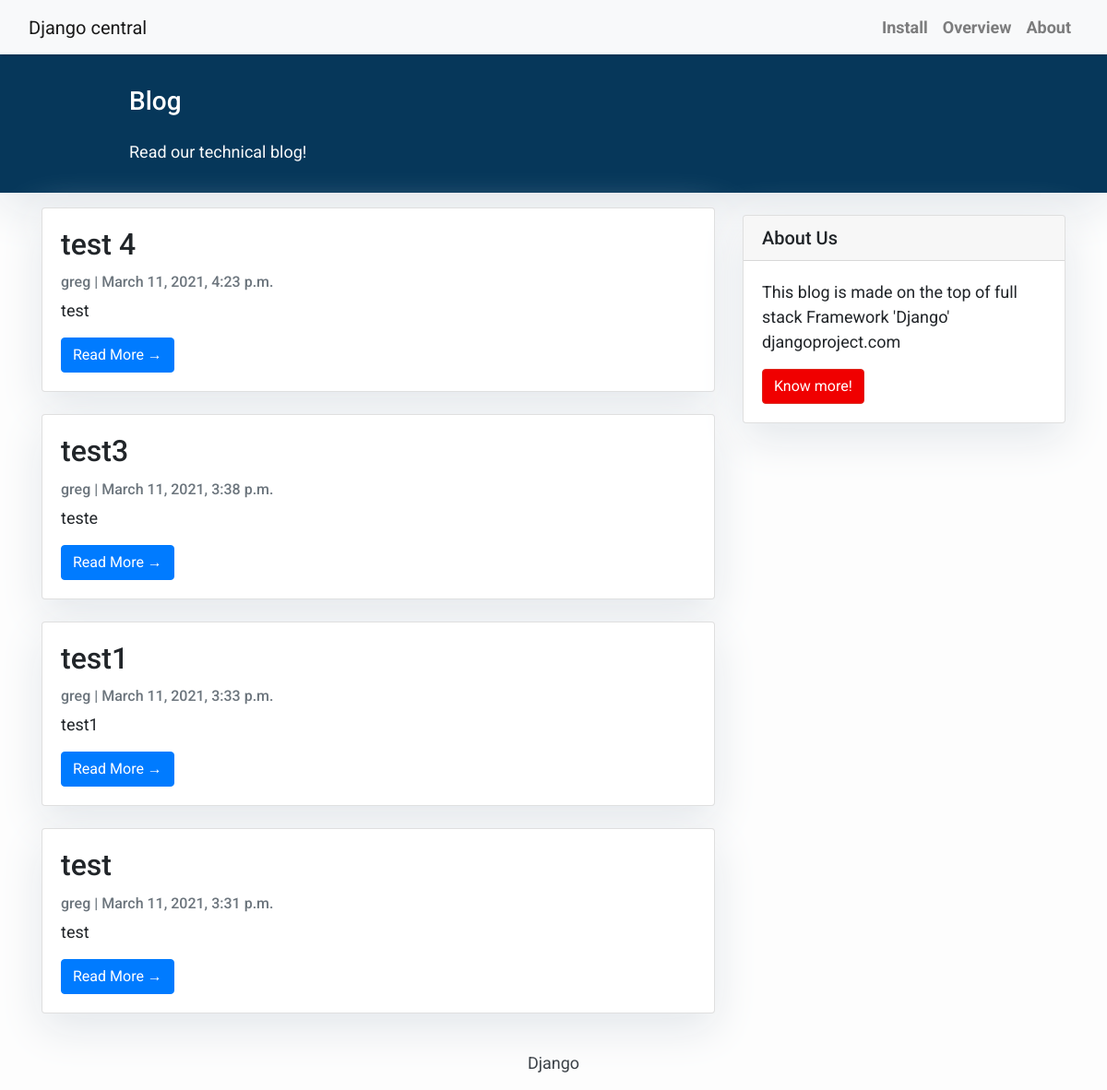
Before: / with the older database file.
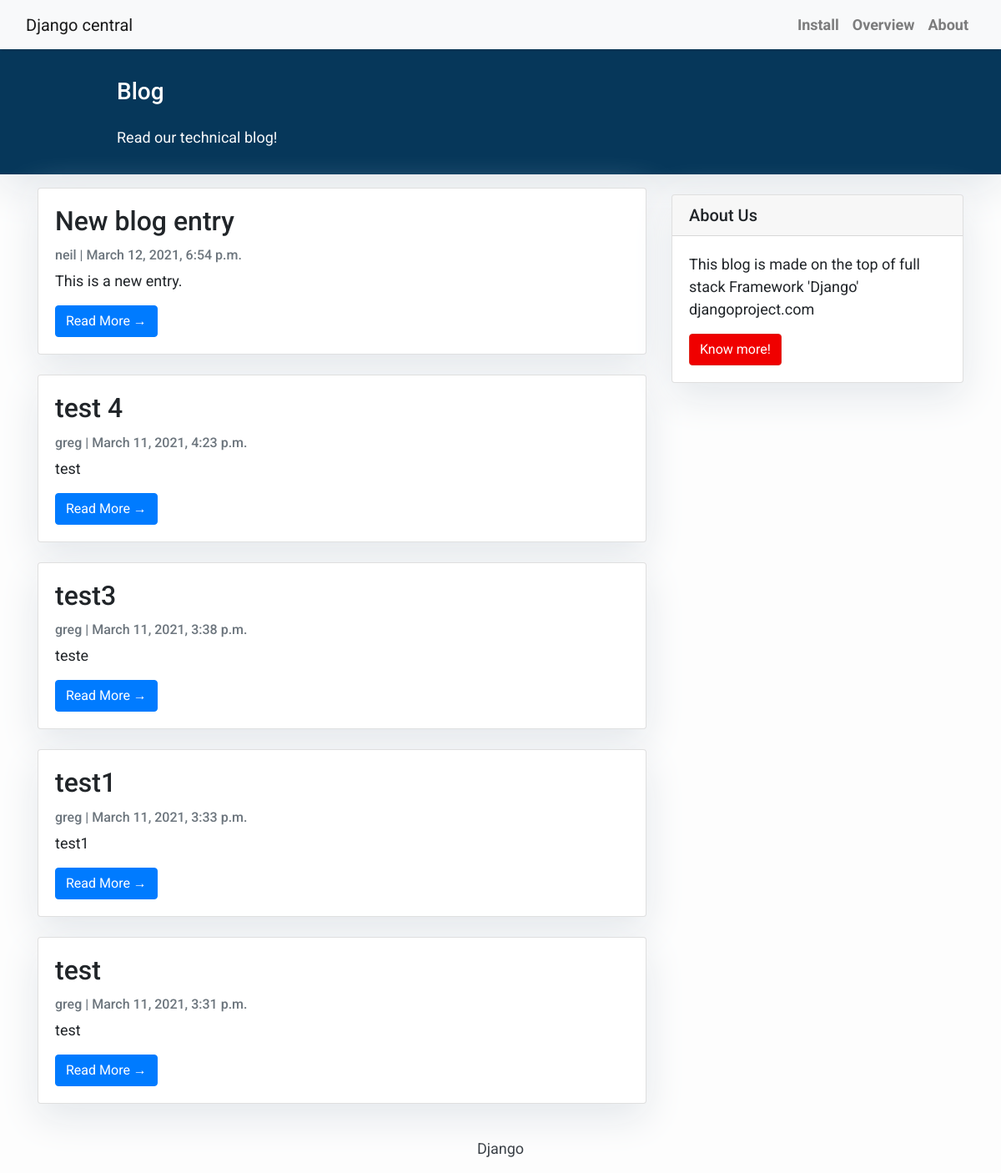
After: the same page with the newer database file.
### blog/models.py (models this page shows, shortened)
class Post(models.Model):
    title = models.CharField(max_length=200, unique=True)
    slug = models.SlugField(max_length=200, unique=True)
    author = models.ForeignKey(User, on_delete= models.CASCADE,related_name='blog_posts')
    updated_on = models.DateTimeField(auto_now= True)
    content = models.TextField()
    created_on = models.DateTimeField(auto_now_add=True)
    status = models.IntegerField(choices=STATUS, default=0)
    class Meta:
        ordering = ['-created_on']

### blog/views.py (the view)
# urls.py: path('', views.PostList.as_view(), name='home'),
class PostList(generic.ListView):
    queryset = Post.objects.filter(status=1).order_by('-created_on')
    template_name = 'index.html'

### templates/index.html (shortened to what this page needs)
{% extends "base.html" %}
{% block content %}
<header class="masthead">
    <div class="container">
        <div class="row">
            <div class=" col-md-8 col-md-10 mx-auto">
                <div class="site-heading">
                    <h3 class=" site-heading my-4 mt-3 text-white"> Blog </h3>
                    <p class="text-light">Read our technical blog! &nbsp
                    </p>
                </div>
            </div>
        </div>
    </div>
</header>
<div class="container">
    <div class="row">
        <div class="col-md-8 mt-3 left">
            {% for post in post_list %}
            <div class="card mb-4">
                <div class="card-body">
                    <h2 class="card-title">{{ post.title }}</h2>
                    <p class="card-text text-muted h6">{{ post.author }} | {{ post.created_on}} </p>
                    <p class="card-text">{{post.content|slice:":200" }}</p>
                    <a href="{% url 'post_detail' post.slug  %}" class="btn btn-primary">Read More &rarr;</a>
                </div>
            </div>
            {% endfor %}
        </div>
        {% block sidebar %} {% include 'sidebar.html' %} {% endblock sidebar %}
    </div>
</div>
{%endblock%}

### templates/base.html (shortened to what this page needs)
<!DOCTYPE html>
<html>
    <head>
        <link rel="stylesheet" href="https://maxcdn.bootstrapcdn.com/bootstrap/4.0.0/css/bootstrap.min.css"
 />
    </head>
    <body>
        <nav class="navbar navbar-expand-lg navbar-light bg-light shadow" id="mainNav">
            <div class="container-fluid">
                <a class="navbar-brand" href="{% url 'home' %}">Django central</a>
                <div class="collapse navbar-collapse" id="navbarResponsive">
                    <ul class="navbar-nav ml-auto">
                        <li class="nav-item text-black">
                            <a class="nav-link text-black font-weight-bold" href="https://docs.djangoproject.com/en/3.1/intro/install/">Install</a>
                        </li>
                        <li class="nav-item text-black">
                            <a class="nav-link text-black font-weight-bold" href="https://www.djangoproject.com/start/overview/">Overview</a>
                        </li>
                        <li class="nav-item text-black">
                            <a class="nav-link text-black font-weight-bold" href="https://www.djangoproject.com/foundation/">About</a>
                        </li>
                    </ul>
                </div>
            </div>
        </nav>
        {% block content %}{% endblock content %}
        <footer class="py-3 bg-grey">
            <p class="m-0 text-dark text-center ">Django</p>
        </footer>
    </body>
</html>

### templates/sidebar.html (shortened to what this page needs)
{% block sidebar %}
<div class="col-md-4 float-right ">
<div class="card my-4">
        <h5 class="card-header">About Us</h5>
    <div class="card-body">
        <p class="card-text"> This blog is made on the top of full stack Framework 'Django' djangoproject.com</p>
        <a href="https://docs.djangoproject.com/"
           class="btn btn-danger">Know more!</a>
    </div>
</div>
</div>
{% endblock sidebar %}

### templates/base.html (style rules this page uses)
body { font-family: "Roboto", sans-serif; font-size: 17px; background-color: #fdfdfd; }
.shadow { box-shadow: 0 4px 2px -2px rgba(0, 0, 0, 0.1); }
.btn-danger { color: #fff; background-color: #f00000; border-color: #dc281e; }
.masthead { background: #06375a; height: auto; padding-bottom: 15px; box-shadow: 0 16px 48px #E3E7EB; padding-top: 10px; }

### templates/index.html (style rules this page uses)
body { font-family: "Roboto", sans-serif; font-size: 18px; background-color: #fdfdfd; }
.card { box-shadow: 0 16px 48px #E3E7EB; }

### templates/sidebar.html (style rules this page uses)
.card { box-shadow: 0 16px 48px #E3E7EB; }

Changed rows visible on the page:
added Post: title "New blog entry", author "neil", created_on "March 12, 2021, 6:54 p.m.", content "This is a new entry."
